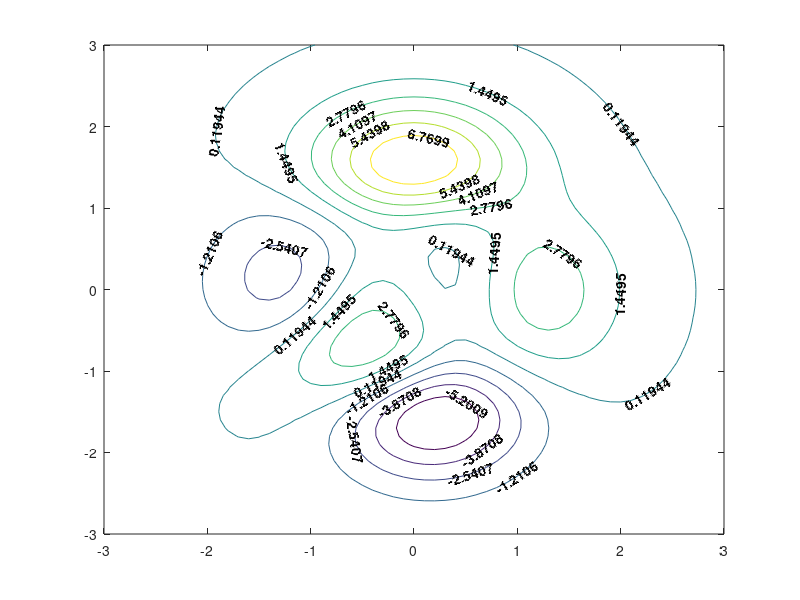

Write the MATLAB code that produced this figure. (Note: this script raises an error after producing the figure.)
%=============================================================================
% Copyright (c) 2016-present Allan CORNET (Nelson)
%=============================================================================
% This file is part of Nelson.
%=============================================================================
% LICENCE_BLOCK_BEGIN
% SPDX-License-Identifier: LGPL-3.0-or-later
% LICENCE_BLOCK_END
%=============================================================================
% <--ADV-CLI MODE-->
%=============================================================================
fig = figure();
ax = axes('Parent', fig);
[X, Y] = meshgrid(-3:0.1:3, -3:0.1:3);
Z = peaks(X, Y);

% Draw contour
[C, h] = contour(ax, X, Y, Z);

% Add contour labels on selected levels
t9 = clabel(C, h, 'FontWeight', 'bold', 'LabelSpacing', 150);

% Make labels blink
for k = 1:20  % number of blinks
    for i = 1:numel(t9)
        if strcmp(t9(i).Visible, 'on')
            t9(i).Visible = 'off';
        else
            t9(i).Visible = 'on';
        end
    end
    pause(0.5);
end
%=============================================================================
